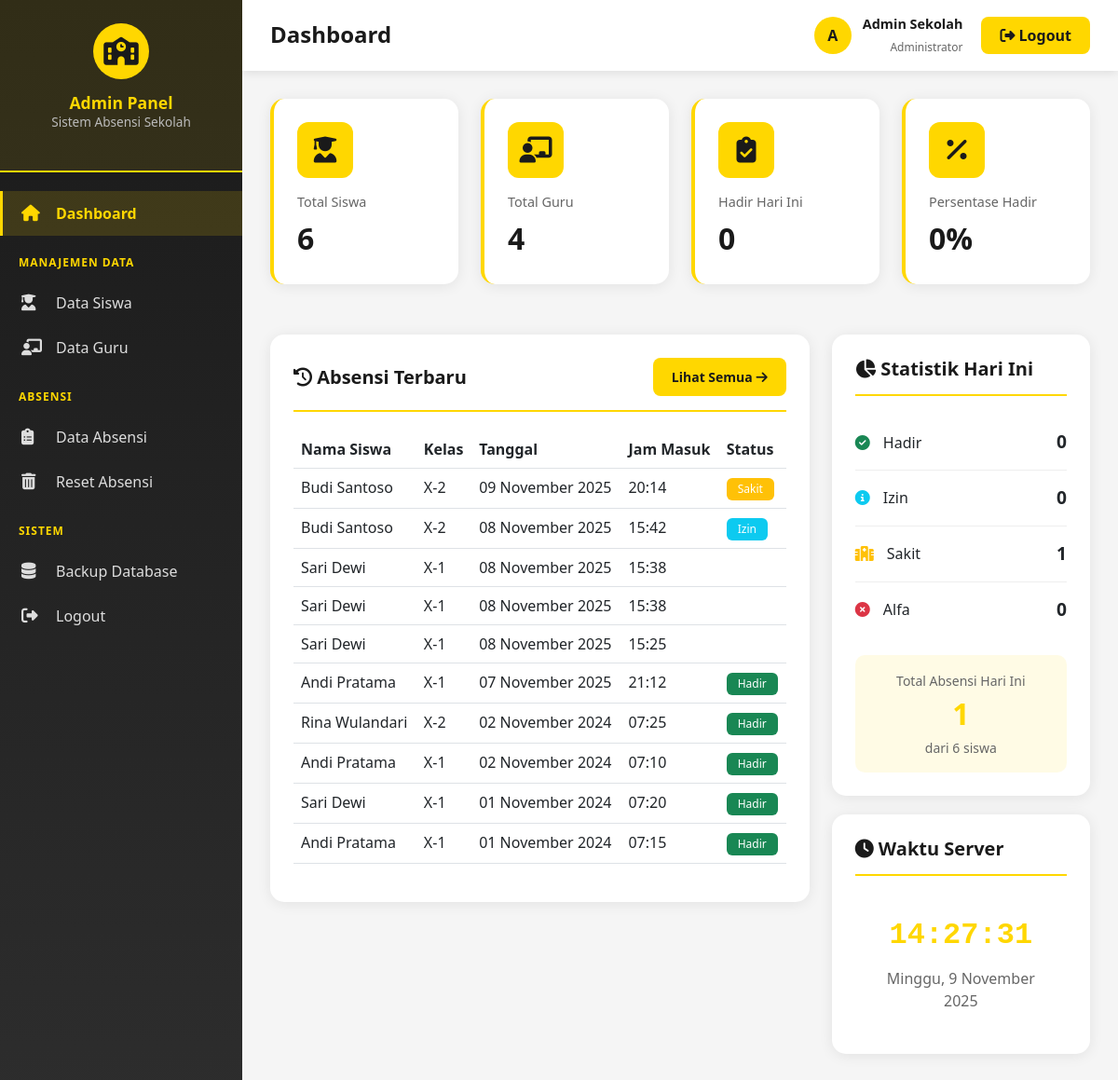
The page /admin/dashboard.php (signed in) on the database its author committed.
### tables this page shows
CREATE TABLE `absensi_lengkap` (
  `id_absensi` int(11) NOT NULL,
  `id_siswa` int(11) NOT NULL,
  `tanggal` date NOT NULL,
  `jam_masuk` time DEFAULT NULL,
  `jam_pulang` time DEFAULT NULL,
  `foto_masuk` varchar(255) DEFAULT NULL,
  `foto_pulang` varchar(255) DEFAULT NULL,
  `lokasi` varchar(100) DEFAULT NULL,
  `keterangan` text DEFAULT NULL,
  `status` enum('Hadir','Izin','Sakit','Alfa') DEFAULT 'Hadir'
);

CREATE TABLE `siswa` (
  `id_siswa` int(11) NOT NULL,
  `nama_siswa` varchar(100) NOT NULL,
  `nis` varchar(20) NOT NULL,
  `kelas` varchar(20) NOT NULL,
  `username` varchar(50) NOT NULL,
  `password` varchar(255) NOT NULL,
  `jenis_kelamin` enum('L','P') NOT NULL,
  `tempat_lahir` varchar(50) DEFAULT NULL,
  `tanggal_lahir` date DEFAULT NULL,
  `alamat` text DEFAULT NULL,
  `no_telp` varchar(15) DEFAULT NULL,
  `email` varchar(50) DEFAULT NULL,
  `nama_wali` varchar(100) DEFAULT NULL,
  `no_telp_wali` varchar(15) DEFAULT NULL,
  `foto_profil` varchar(255) DEFAULT 'default.jpg'
);

### config.php (called while the page is built, shortened)
<?php
function formatTanggal($tanggal) {
    $bulan = array(
        1 => 'Januari', 'Februari', 'Maret', 'April', 'Mei', 'Juni',
        'Juli', 'Agustus', 'September', 'Oktober', 'November', 'Desember'
    );
    $split = explode('-', $tanggal);
    return $split[2] . ' ' . $bulan[(int)$split[1]] . ' ' . $split[0];
}
?>

### admin/dashboard.php (the view, shortened to what this page needs)
<?php
require_once 'includes/header.php';
$total_siswa = $conn->query("SELECT COUNT(*) as total FROM siswa")->fetch_assoc()['total'];
$total_guru = $conn->query("SELECT COUNT(*) as total FROM guru")->fetch_assoc()['total'];
$today = date('Y-m-d');
$absensi_today = $conn->query("SELECT COUNT(*) as total FROM absensi_lengkap WHERE tanggal = '$today'")->fetch_assoc()['total'];
$hadir_today = $conn->query("SELECT COUNT(*) as total FROM absensi_lengkap WHERE tanggal = '$today' AND status = 'Hadir'")->fetch_assoc()['total'];
$izin_today = $conn->query("SELECT COUNT(*) as total FROM absensi_lengkap WHERE tanggal = '$today' AND status = 'Izin'")->fetch_assoc()['total'];
$sakit_today = $conn->query("SELECT COUNT(*) as total FROM absensi_lengkap WHERE tanggal = '$today' AND status = 'Sakit'")->fetch_assoc()['total'];
$alfa_today = $conn->query("SELECT COUNT(*) as total FROM absensi_lengkap WHERE tanggal = '$today' AND status = 'Alfa'")->fetch_assoc()['total'];
$persentase_hadir = $total_siswa > 0 ? round(($hadir_today / $total_siswa) * 100, 1) : 0;
$latest_absensi = $conn->query("
    SELECT a.*, s.nama_siswa, s.kelas
    FROM absensi_lengkap a
    JOIN siswa s ON a.id_siswa = s.id_siswa
    ORDER BY a.tanggal DESC, a.jam_masuk DESC
    LIMIT 10
");
?>
<div class="row g-4 mb-4">
    <div class="col-md-3">
        <div class="stat-card">
            <div class="stat-icon">
                <i class="fas fa-user-graduate"></i>
            </div>
            <div class="stat-label">Total Siswa</div>
            <div class="stat-value"><?php echo $total_siswa; ?></div>
        </div>
    </div>
    <div class="col-md-3">
        <div class="stat-card">
            <div class="stat-icon">
                <i class="fas fa-chalkboard-teacher"></i>
            </div>
            <div class="stat-label">Total Guru</div>
            <div class="stat-value"><?php echo $total_guru; ?></div>
        </div>
    </div>
    <div class="col-md-3">
        <div class="stat-card">
            <div class="stat-icon">
                <i class="fas fa-clipboard-check"></i>
            </div>
            <div class="stat-label">Hadir Hari Ini</div>
            <div class="stat-value"><?php echo $hadir_today; ?></div>
        </div>
    </div>
    <div class="col-md-3">
        <div class="stat-card">
            <div class="stat-icon">
                <i class="fas fa-percentage"></i>
            </div>
            <div class="stat-label">Persentase Hadir</div>
            <div class="stat-value"><?php echo $persentase_hadir; ?>%</div>
        </div>
    </div>
</div>
<div class="row g-4 mb-4">
    <div class="col-md-8">
        <div class="table-card">
            <div class="table-header">
                <h5><i class="fas fa-history"></i> Absensi Terbaru</h5>
                <a href="data_absensi.php" class="btn btn-sm btn-primary">
                    Lihat Semua <i class="fas fa-arrow-right"></i>
                </a>
            </div>
            <div class="table-responsive">
                <table class="table table-hover">
                    <thead>
                        <tr>
                            <th>Nama Siswa</th>
                            <th>Kelas</th>
                            <th>Tanggal</th>
                            <th>Jam Masuk</th>
                            <th>Status</th>
                        </tr>
                    </thead>
                    <tbody>
                        <?php if ($latest_absensi->num_rows > 0): ?>
                            <?php while($row = $latest_absensi->fetch_assoc()): ?>
                                <tr>
                                    <td><?php echo $row['nama_siswa']; ?></td>
                                    <td><?php echo $row['kelas']; ?></td>
                                    <td><?php echo formatTanggal($row['tanggal']); ?></td>
                                    <td><?php echo $row['jam_masuk'] ? date('H:i', strtotime($row['jam_masuk'])) : '-'; ?></td>
                                    <td>
                                        <?php
                                        $badge_class = '';
                                        switch($row['status']) {
                                            case 'Hadir': $badge_class = 'bg-success'; break;
                                            case 'Izin': $badge_class = 'bg-info'; break;
                                            case 'Sakit': $badge_class = 'bg-warning'; break;
                                        }
                                        ?>
                                        <span class="badge <?php echo $badge_class; ?>">
                                            <?php echo $row['status']; ?>
                                        </span>
                                    </td>
                                </tr>
                            <?php endwhile; ?>
                        <?php else: ?>
                            <tr>
                                <td colspan="5" class="text-center">Belum ada data absensi</td>
                            </tr>
                        <?php endif; ?>
                    </tbody>
                </table>
            </div>
        </div>
    </div>
    <div class="col-md-4">
        <div class="table-card">
            <div class="table-header">
                <h5><i class="fas fa-chart-pie"></i> Statistik Hari Ini</h5>
            </div>
            <div class="stat-list">
                <div class="stat-item" style="padding: 15px 0; border-bottom: 1px solid #eee;">
                    <div style="display: flex; justify-content: space-between; align-items: center;">
                        <div>
                            <i class="fas fa-check-circle text-success"></i>
                            <span style="margin-left: 10px; font-weight: 500;">Hadir</span>
                        </div>
                        <span style="font-weight: bold; font-size: 1.2rem;"><?php echo $hadir_today; ?></span>
                    </div>
                </div>
                <div class="stat-item" style="padding: 15px 0; border-bottom: 1px solid #eee;">
                    <div style="display: flex; justify-content: space-between; align-items: center;">
                        <div>
                            <i class="fas fa-info-circle text-info"></i>
                            <span style="margin-left: 10px; font-weight: 500;">Izin</span>
                        </div>
                        <span style="font-weight: bold; font-size: 1.2rem;"><?php echo $izin_today; ?></span>
                    </div>
                </div>
                <div class="stat-item" style="padding: 15px 0; border-bottom: 1px solid #eee;">
                    <div style="display: flex; justify-content: space-between; align-items: center;">
                        <div>
                            <i class="fas fa-hospital text-warning"></i>
                            <span style="margin-left: 10px; font-weight: 500;">Sakit</span>
                        </div>
                        <span style="font-weight: bold; font-size: 1.2rem;"><?php echo $sakit_today; ?></span>
                    </div>
                </div>
                <div class="stat-item" style="padding: 15px 0;">
                    <div style="display: flex; justify-content: space-between; align-items: center;">
                        <div>
                            <i class="fas fa-times-circle text-danger"></i>
                            <span style="margin-left: 10px; font-weight: 500;">Alfa</span>
                        </div>
                        <span style="font-weight: bold; font-size: 1.2rem;"><?php echo $alfa_today; ?></span>
                    </div>
                </div>
            </div>
            <div style="margin-top: 20px; padding: 15px; background: rgba(255, 215, 0, 0.1); border-radius: 10px;">
                <div style="text-align: center;">
                    <small style="color: #666;">Total Absensi Hari Ini</small>
                    <div style="font-size: 2rem; font-weight: bold; color: var(--primary-yellow);">
                        <?php echo $absensi_today; ?>
                    </div>
                    <small style="color: #666;">dari <?php echo $total_siswa; ?> siswa</small>
                </div>
            </div>
        </div>
        <div class="table-card" style="margin-top: 20px;">
            <div class="table-header">
                <h5><i class="fas fa-clock"></i> Waktu Server</h5>
            </div>
            <div style="text-align: center; padding: 20px;">
                <div id="serverTime" style="font-size: 2rem; font-weight: bold; color: var(--primary-yellow); font-family: 'Courier New', monospace;">
                </div>
                <div id="serverDate" style="margin-top: 10px; color: #666;">
                </div>
            </div>
        </div>
    </div>
</div>
<?php require_once 'includes/footer.php'; ?>

### admin/includes/header.php (style rules this page uses)
:root { --primary-yellow: #FFD700; --dark-yellow: #FFC700; --primary-black: #1a1a1a; --secondary-black: #2d2d2d; --sidebar-width: 260px; }
* { margin: 0; padding: 0; box-sizing: border-box; }
body { font-family: 'Segoe UI', Tahoma, Geneva, Verdana, sans-serif; background: #f5f5f5; }
.stat-card { background: white; border-radius: 15px; padding: 25px; box-shadow: 0 2px 15px rgba(0,0,0,0.08); border-left: 4px solid var(--primary-yellow); transition: all 0.3s ease; }
.stat-icon { width: 60px; height: 60px; background: var(--primary-yellow); border-radius: 12px; display: flex; align-items: center; justify-content: center; font-size: 28px; color: var(--primary-black); margin-bottom: 15px; }
.stat-label { color: #666; font-size: 0.9rem; margin-bottom: 5px; }
.stat-value { color: var(--primary-black); font-size: 2rem; font-weight: bold; }
.table-card { background: white; border-radius: 15px; padding: 25px; box-shadow: 0 2px 15px rgba(0,0,0,0.08); margin-top: 30px; }
.table-header { display: flex; justify-content: space-between; align-items: center; margin-bottom: 20px; padding-bottom: 15px; border-bottom: 2px solid var(--primary-yellow); }
.table-header h5 { margin: 0; color: var(--primary-black); font-weight: 600; }
.btn-primary { background: var(--primary-yellow); border: none; color: var(--primary-black); font-weight: 600; padding: 10px 20px; border-radius: 8px; transition: all 0.3s ease; }
.badge { padding: 6px 12px; border-radius: 6px; font-weight: 500; }

### rows shown on the page
absensi_lengkap: id_siswa.nama_siswa "Budi Santoso", id_siswa.kelas "X-2", tanggal "09 November 2025", jam_masuk "20:14", status "Sakit"
absensi_lengkap: id_siswa.nama_siswa "Budi Santoso", id_siswa.kelas "X-2", tanggal "08 November 2025", jam_masuk "15:42", status "Izin"
absensi_lengkap: id_siswa.nama_siswa "Sari Dewi", id_siswa.kelas "X-1", tanggal "08 November 2025", jam_masuk "15:38"
absensi_lengkap: id_siswa.nama_siswa "Sari Dewi", id_siswa.kelas "X-1", tanggal "08 November 2025", jam_masuk "15:38"
absensi_lengkap: id_siswa.nama_siswa "Sari Dewi", id_siswa.kelas "X-1", tanggal "08 November 2025", jam_masuk "15:25"
absensi_lengkap: id_siswa.nama_siswa "Andi Pratama", id_siswa.kelas "X-1", tanggal "07 November 2025", jam_masuk "21:12", status "Hadir"
absensi_lengkap: id_siswa.nama_siswa "Rina Wulandari", id_siswa.kelas "X-2", tanggal "02 November 2024", jam_masuk "07:25", status "Hadir"
absensi_lengkap: id_siswa.nama_siswa "Andi Pratama", id_siswa.kelas "X-1", tanggal "02 November 2024", jam_masuk "07:10", status "Hadir"
absensi_lengkap: id_siswa.nama_siswa "Sari Dewi", id_siswa.kelas "X-1", tanggal "01 November 2024", jam_masuk "07:20", status "Hadir"
absensi_lengkap: id_siswa.nama_siswa "Andi Pratama", id_siswa.kelas "X-1", tanggal "01 November 2024", jam_masuk "07:15", status "Hadir"

### other values the page prints
$page_title "Dashboard"
substr($_SESSION['admin_nama'], 0, 1) "A"
$_SESSION['admin_nama'] "Admin Sekolah"
$total_siswa "6"
$total_guru "4"
$hadir_today "0"
$persentase_hadir "0"
$izin_today "0"
$sakit_today "1"
$alfa_today "0"
$absensi_today "1"
